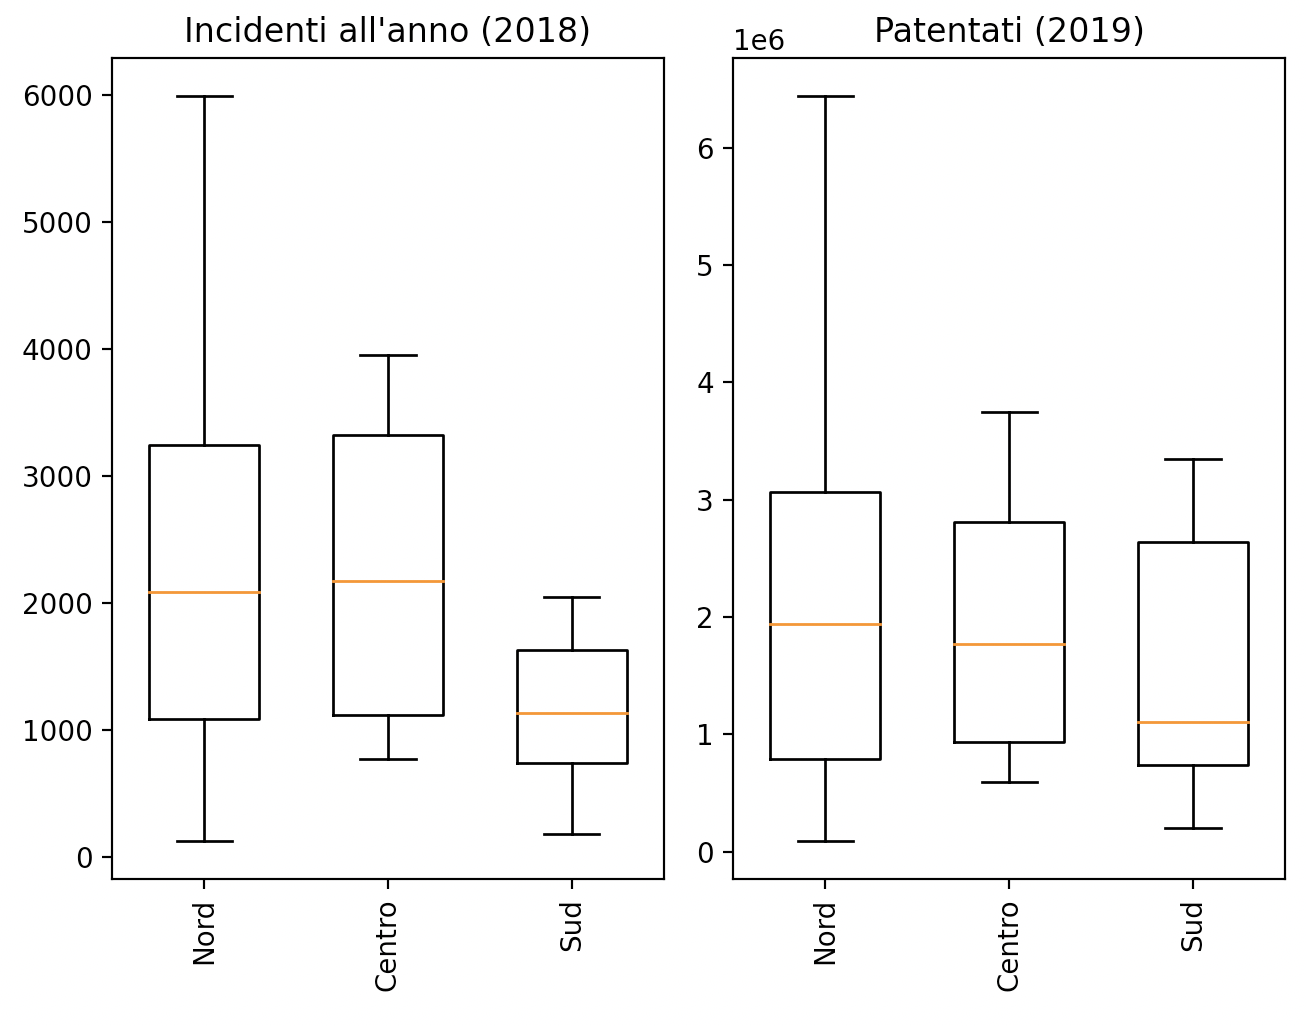

The script that drew this image:

import pandas as pd
import matplotlib.pyplot as plt
import sys
sys.path.append("src")
import aci_utils

# Divisione delle regioni tra nord sud e centro
regioni_nord = ['Piemonte', 'Valle d\'Aosta', 'Liguria', 'Lombardia', 
    'Trentino-Alto Adige', 'Veneto', 'Friuli-Venezia Giulia', 'Emilia Romagna']
regioni_centro = ['Toscana', 'Umbria', 'Marche', 'Lazio']
regioni_sud = ['Abruzzo', 'Molise', 'Campania', 'Puglia', 'Basilicata', 'Calabria', 
    'Sicilia', 'Sardegna']

patenti = pd.read_csv("dataset/patenti/patenti_mit.csv")
incidenti = pd.read_csv("dataset/incidenti/aci/autostrade/mesi_2018.csv")

incidenti = aci_utils.get_sum_of_fields(incidenti, 'REGIONE', 'TOTALE')

incidenti.index = incidenti['REGIONE']
patenti.index = patenti['REGIONE']

# Divisione di incidenti e patenti a seconda delle regioni del nord, centro e sud
nord = incidenti.loc[regioni_nord]
centro = incidenti.loc[regioni_centro]
sud = incidenti.loc[regioni_sud]

nord_p = patenti.loc[regioni_nord]
centro_p = patenti.loc[regioni_centro]
sud_p = patenti.loc[regioni_sud]

plt.subplot(1,2,1)
plt.boxplot(nord['TOTALE'], positions=[1], widths=[0.6])
plt.boxplot(centro['TOTALE'], positions=[2], widths=[0.6])
plt.boxplot(sud['TOTALE'], positions=[3], widths=[0.6])
plt.xticks(range(1,4), ['Nord', 'Centro', 'Sud'], rotation=90)
plt.title("Incidenti all'anno (2018)")
plt.tight_layout()
plt.subplot(1,2,2)
plt.boxplot(nord_p['NUMERO'], positions=[1], widths=[0.6])
plt.boxplot(centro_p['NUMERO'], positions=[2], widths=[0.6])
plt.boxplot(sud_p['NUMERO'], positions=[3], widths=[0.6])
plt.xticks(range(1,4), ['Nord', 'Centro', 'Sud'], rotation=90)
plt.title("Patentati (2019)")
plt.tight_layout()
plt.show()
